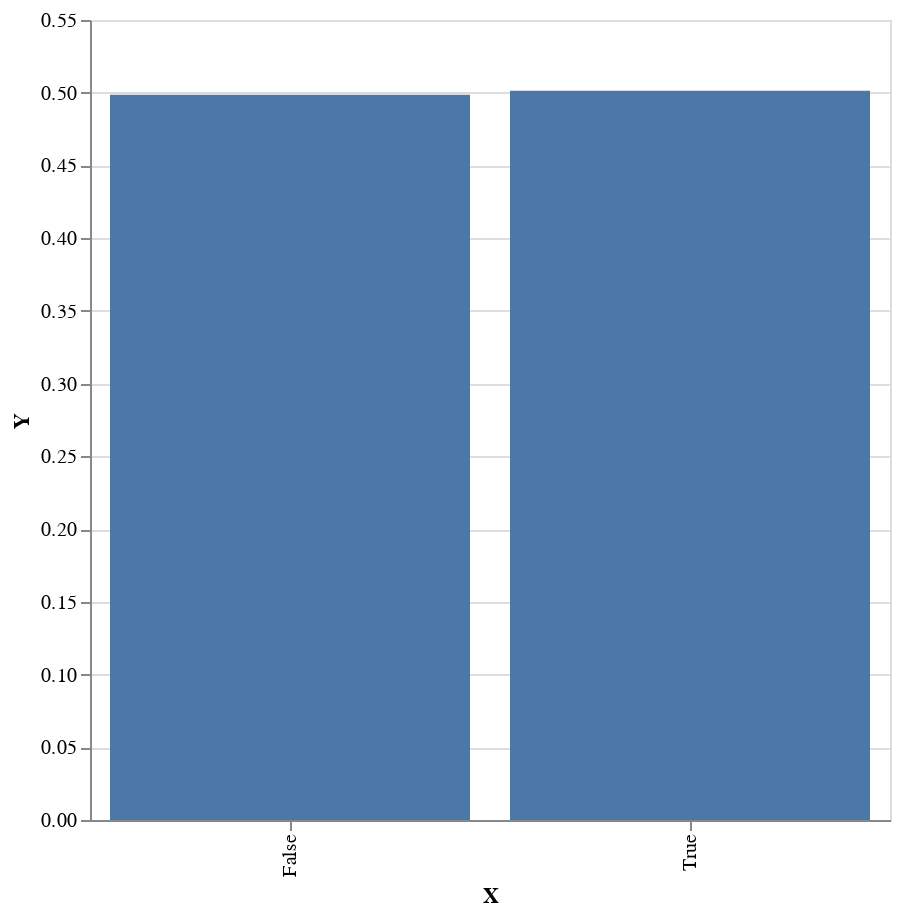

This figure's notebook cell:
### Code cell
sampler $ plot . fmap (first (T.pack . show) . second (ln . exp)) . toEmpiricalWeighted <$> replicateM 100000 (weighted $ latent model)

### Figure 1 — Vega-Lite specification as saved in the notebook (floating-point values rounded to 4 significant figures)
{"$schema": "https://vega.github.io/schema/vega-lite/v4.json", "data": {"values": [{"X": "True", "Y": 0.5014}, {"X": "False", "Y": 0.4986}]}, "encoding": {"x": {"field": "X", "type": "nominal"}, "y": {"field": "Y", "type": "quantitative"}}, "height": 400, "mark": "bar", "width": 400}
